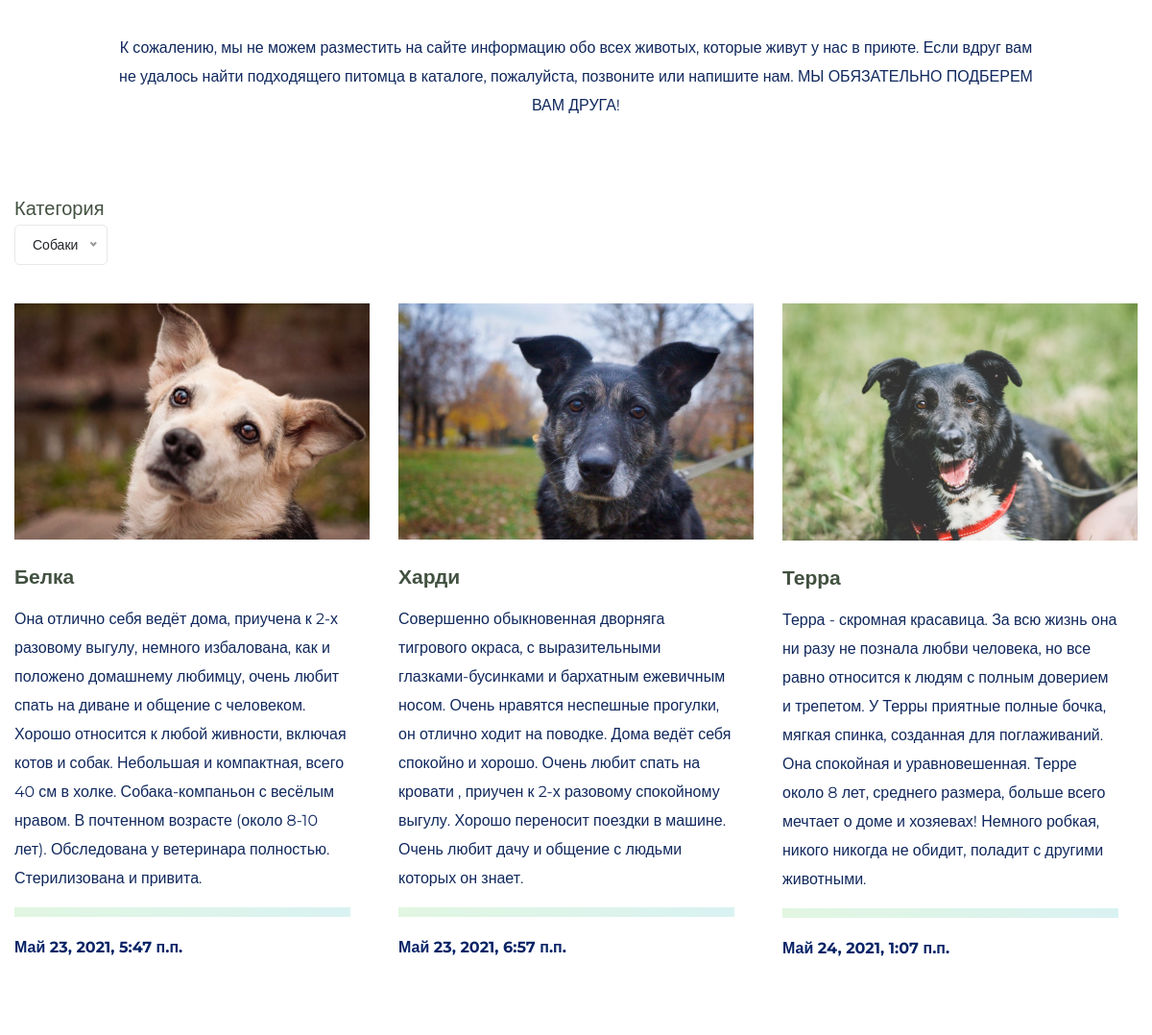
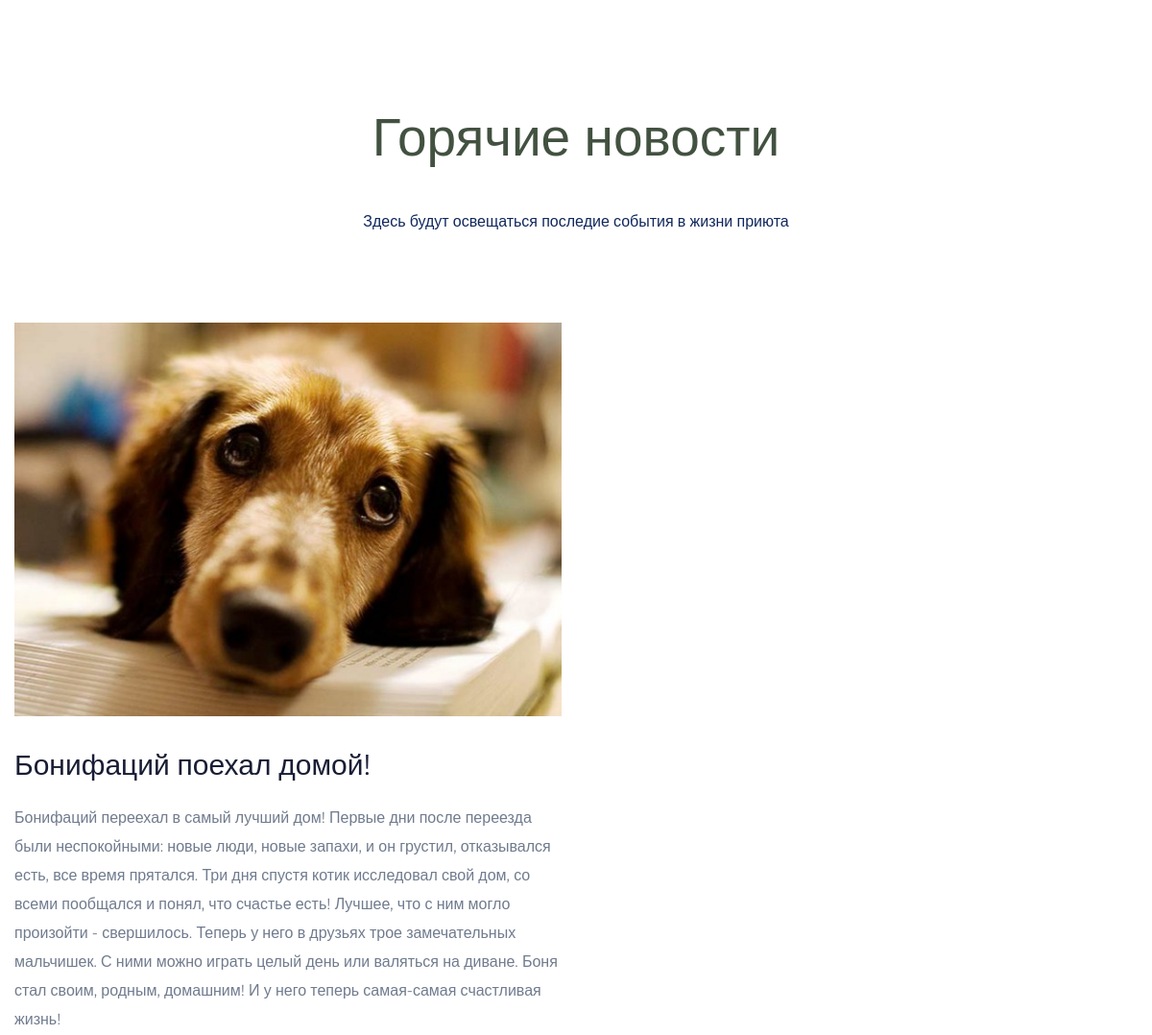
Before: / (middle part) with the older database file (2 pictures, top to bottom).
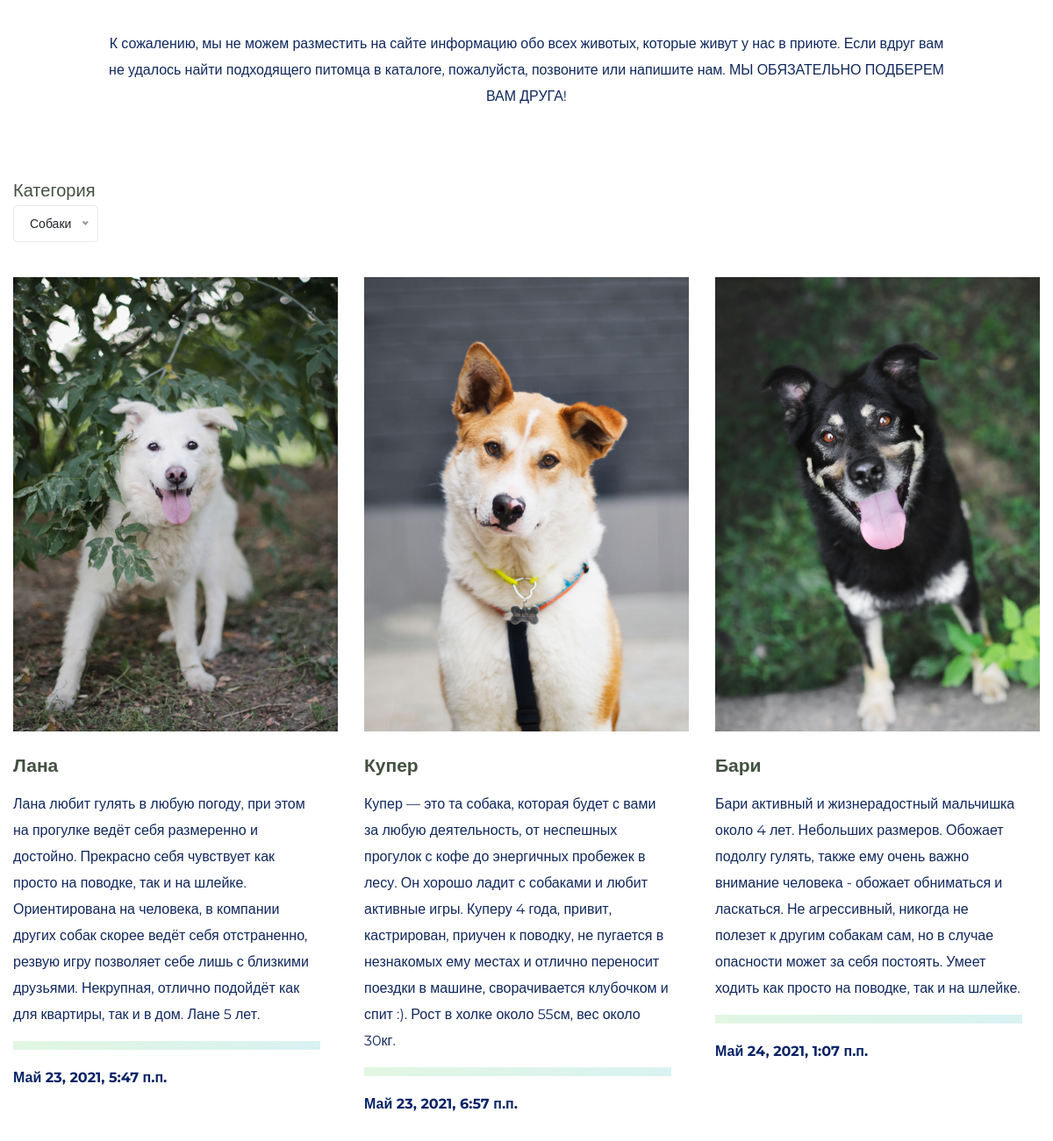
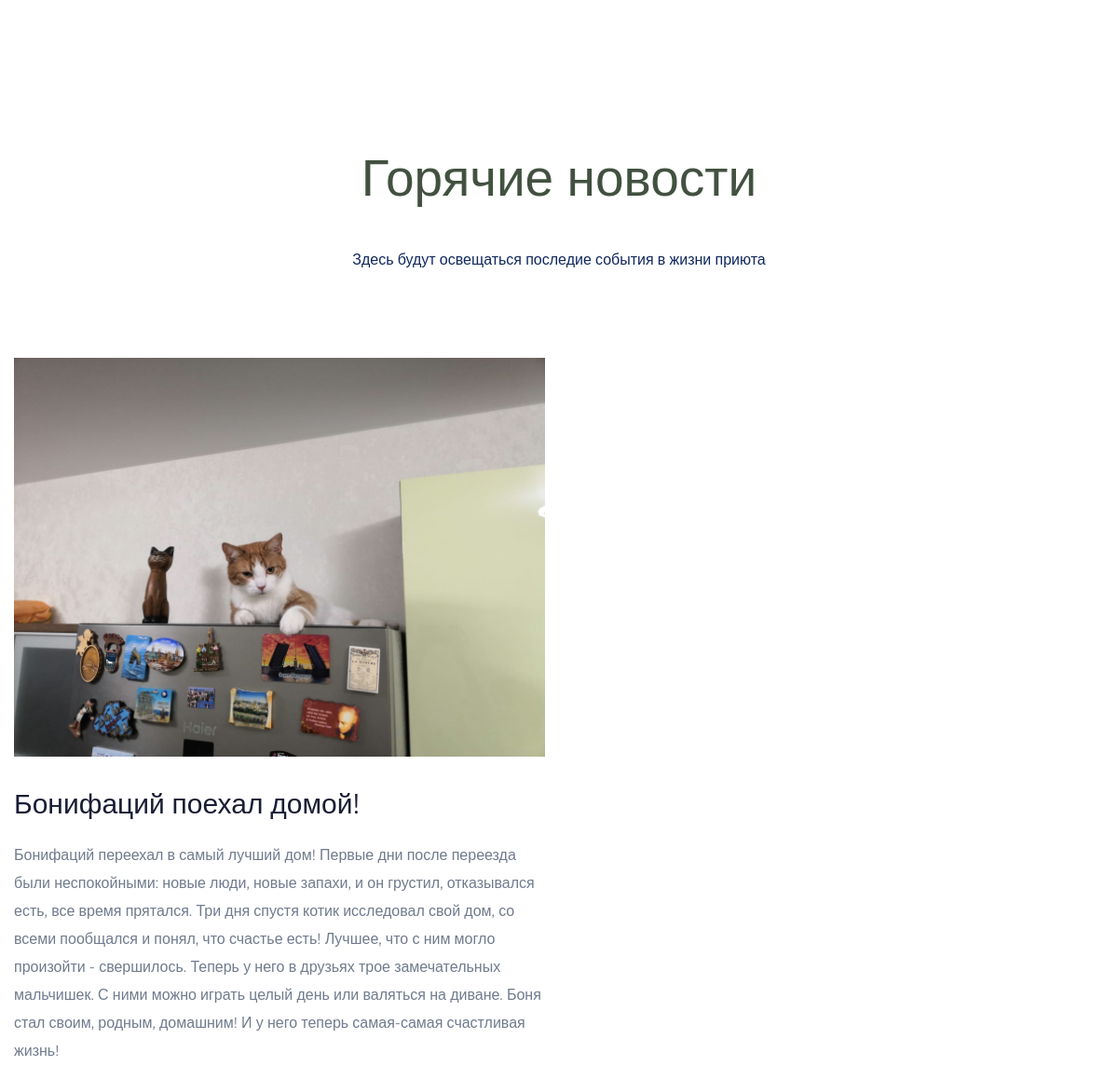
After: the same page with the newer database file (2 pictures, top to bottom).
### core/models.py (models this page shows, shortened)
class Pet(models.Model):
    name = models.CharField(
        max_length=256,
        null=False,
        blank=False
    )
    pet_type = models.ForeignKey(
        'PetType',
        on_delete=models.CASCADE,
        null=True
    )
    description = models.TextField(
        null=False
    )
    image = models.ImageField(
        upload_to='images/news/'
    )
    created_at = models.DateTimeField(
        auto_created=True
    )

class News(models.Model):
    title = models.CharField(
        max_length=256,
        null=False,
        blank=False
    )
    description = models.TextField(
        null=False
    )
    thumb_image = models.ImageField(
        upload_to='images/news/thumb/'
    )
    image = models.ImageField(
        upload_to='images/news/'
    )
    created_at = models.DateTimeField(
        auto_created=True
    )

### core/views.py (the view)
# urls.py: path('', views.MainView.as_view()),
class MainView(View):
    def get(self, request):
        current_pet_type = request.GET.get('pet', 'Собаки')
        news = models.News.objects.all()
        pet_types = models.PetType.objects.filter(~Q(title=current_pet_type))
        news = Paginator(news, 2)
        pets = models.Pet.objects.filter(pet_type__title=current_pet_type)
        pets = pets[:3]
        return render(request, 'core/index.html',
        {
            'news': news.page(1),
            'pets': pets,
            'pet_types': pet_types,
            'current_pet_type': current_pet_type
        })

### core/models.py (called while the page is built)
    def __str__(self):
        return self.title

### core/templates/core/index.html (shortened to what this page needs)
{% load static %}
<!doctype html>
<html class="no-js" lang="zxx">
<head>
    <link rel="stylesheet" href="{% static 'assets/css/bootstrap.min.css' %}">
    <link rel="stylesheet" href="{% static 'assets/css/owl.carousel.min.css' %}">
    <link rel="stylesheet" href="{% static 'assets/css/slicknav.css' %}">
    <link rel="stylesheet" href="{% static 'assets/css/flaticon.css' %}">
    <link rel="stylesheet" href="{% static 'assets/css/progressbar_barfiller.css' %}">
    <link rel="stylesheet" href="{% static 'assets/css/gijgo.css' %}">
    <link rel="stylesheet" href="{% static 'assets/css/animate.min.css' %}">
    <link rel="stylesheet" href="{% static 'assets/css/animated-headline.css' %}">
    <link rel="stylesheet" href="{% static 'assets/css/magnific-popup.css' %}">
    <link rel="stylesheet" href="{% static 'assets/css/fontawesome-all.min.css' %}">
    <link rel="stylesheet" href="{% static 'assets/css/themify-icons.css' %}">
    <link rel="stylesheet" href="{% static 'assets/css/slick.css' %}">
    <link rel="stylesheet" href="{% static 'assets/css/nice-select.css' %}">
    <link rel="stylesheet" href="{% static 'assets/css/style.css' %}">
</head>
<body>
    <main>
        <div class="our-cases-area section-padding30">
            <div class="container">
                <div class="row justify-content-center">
                    <div class="col-xl-10 col-lg-10 ">
                        <div class="section-tittle text-center mb-80">
                            <p>К сожалению, мы не можем разместить на сайте информацию обо всех животых, которые живут у нас в приюте.
                                Если вдруг вам не удалось найти подходящего питомца в каталоге, пожалуйста, позвоните или напишите нам.
                                МЫ ОБЯЗАТЕЛЬНО ПОДБЕРЕМ ВАМ ДРУГА!</p>
                        </div>
                    </div>
                </div>
                <div class='row mb-40'>
                    <div class="col-xl-10 col-lg-10 ">
                        <h2>Категория</h2>
                    </div>
                </div>
                <div class="row">
                    {% for pet in pets %}
                    <div class="col-lg-4 col-md-6 col-sm-6 собаки">
                        <div class="single-cases mb-40">
                            <div class="cases-img">
                                <img src="{{pet.image.url}}" alt="">
                            </div>
                            <div class="cases-caption">
                                <h3><a href="#">{{pet.name}}</a></h3>
                                <p>{{pet.description}}</p>
                                <div class="single-skill mb-15">
                                    <div class="bar-progress">
                                        <div id="bar1" class="barfiller">
                                        </div>
                                    </div>
                                </div>
                                <div class="prices">
                                    <p><span>{{pet.created_at}}</span></p>
                                </div>
                            </div>
                        </div>
                    </div>
                    {% endfor %}
                </div>
            </div>
        </div>
        <section class="home-blog-area pb-padding">
            <div class="container">
                <div class="row justify-content-center">
                    <div class="col-xl-8 col-lg-9 col-md-11">
                        <div class="section-tittle text-center mb-90">
                            <h2>Горячие новости</h2>
                            <p>Здесь будут освещаться последие события в жизни приюта</p>
                        </div>
                    </div>
                </div>
                {% for post in news %}
                <div class="row">
                    <div class="col-xl-6 col-lg-6 col-md-6">
                        <div class="home-blog-single mb-30">
                            <div class="blog-img-cap">
                                <div class="blog-img">
                                    <img src="{{post.thumb_image.url}}" alt="">
                                </div>
                                <div class="blog-cap">
                                    <h3><a href="/news/{{post.id}}/">{{post.title}}</a></h3>
                                    <p>{{post.description}}</p>
                                </div>
                            </div>
                        </div>
                    </div>
                </div>
                {% endfor %}
            </div>
        </section>
    </main>
</body>
</html>

### core/static/assets/css/progressbar_barfiller.css (style rules this page uses)
.single-skill { display: flex; }
.single-skill .bar-progress { width: 100%; }
.barfiller { width: 100%; height: 10px; background: #f6f9fc; position: relative; border-radius: 5px; }

Changed rows visible on the page:
changed Pet: image: a different picture; name "Белка" → "Лана"; description "Она отлично себя ведёт дома, приучена к 2-х разовому выгулу, немного избалована, как и положено домашнему любимцу, очень любит спать на диване и общение с человеком. Хорошо относится к любой живности, включая котов и собак. Небольшая и компактная, всего 40 см в холке. Собака-компаньон с весёлым нравом. В почтенном возрасте (около 8-10 лет). Обследована у ветеринара полностью. Стерилизована и привита." → "Лана любит гулять в любую погоду, при этом на прогулке ведёт себя размеренно и достойно. Прекрасно себя чувствует как просто на поводке, так и на шлейке. Ориентирована на человека, в компании других собак скорее ведёт себя отстраненно, резвую игру позволяет себе лишь с близкими друзьями. Некрупная, отлично подойдёт как для квартиры, так и в дом. Лане 5 лет."
changed Pet: image: a different picture; name "Харди" → "Купер"; description "Совершенно обыкновенная дворняга тигрового окраса, с выразительными глазками-бусинками и бархатным ежевичным носом. Очень нравятся неспешные прогулки, он отлично ходит на поводке. Дома ведёт себя спокойно и хорошо. Очень любит спать на кровати , приучен к 2-х разовому спокойному выгулу. Хорошо переносит поездки в машине. Очень любит дачу и общение с людьми которых он знает." → "Купер — это та собака, которая будет с вами за любую деятельность, от неспешных прогулок с кофе до энергичных пробежек в лесу. Он хорошо ладит с собаками и любит активные игры. Куперу 4 года, привит, кастрирован, приучен к поводку, не пугается в незнакомых ему местах и отлично переносит поездки в машине, сворачивается клубочком и спит :). Рост в холке около 55см, вес около 30кг."
changed Pet: image: a different picture; name "Терра" → "Бари"; description "Терра - скромная красавица. За всю жизнь она ни разу не познала любви человека, но все равно относится к людям с полным доверием и трепетом. У Терры приятные полные бочка, мягкая спинка, созданная для поглаживаний. Она спокойная и уравновешенная. Терре около 8 лет, среднего размера, больше всего мечтает о доме и хозяевах! Немного робкая, никого никогда не обидит, поладит с другими животными." → "Бари активный и жизнерадостный мальчишка около 4 лет. Небольших размеров. Обожает подолгу гулять, также ему очень важно внимание человека - обожает обниматься и ласкаться. Не агрессивный, никогда не полезет к другим собакам сам, но в случае опасности может за себя постоять. Умеет ходить как просто на поводке, так и на шлейке."
changed News "Бонифаций поехал домой!": thumb_image: a different picture
